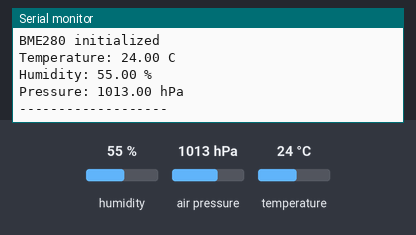
The sketch below on a simulated ESP8266 (NodeMCU). Shown: the last lines printed to the serial monitor. The inputs (shaded band) are chosen by the test bench; at power-on: humidity 55 %, air pressure 1013 hPa, temperature 24 °C.

Above: at 3.2 s.
3.3 s: humidity set to 22 %
At 5.2 s:
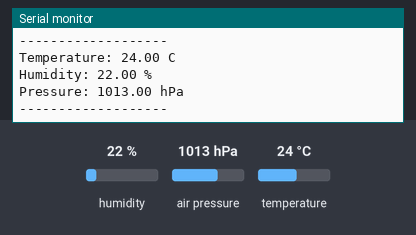
6.0 s: air pressure set to 952 hPa
At 6.9 s:
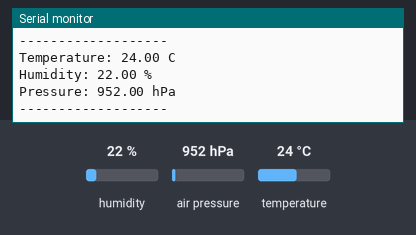

Measured:
- after the input at 3.3 s, the serial monitor: prints a new line after 0.71 s (image 1)
- after the input at 6.0 s, the serial monitor: prints a new line at once (image 2)

The sketch:

BME280TEST.ino
```cpp
#include <Wire.h>
#include <Adafruit_Sensor.h>
#include <Adafruit_BME280.h>

#define SDA_PIN D1
#define SCL_PIN D0

Adafruit_BME280 bme;

void setup() {
  Serial.begin(115200);
  delay(2000);

  Wire.begin(SDA_PIN, SCL_PIN);

  Serial.println("BME280 test");

  if (!bme.begin(0x76)) {   // try 0x77 if this fails
    Serial.println("BME280 not found");
    while (1);
  }

  Serial.println("BME280 initialized");
}

void loop() {
  Serial.print("Temperature: ");
  Serial.print(bme.readTemperature());
  Serial.println(" C");

  Serial.print("Humidity: ");
  Serial.print(bme.readHumidity());
  Serial.println(" %");

  Serial.print("Pressure: ");
  Serial.print(bme.readPressure() / 100.0);
  Serial.println(" hPa");

  Serial.println("-------------------");

  delay(2000);
}
```
